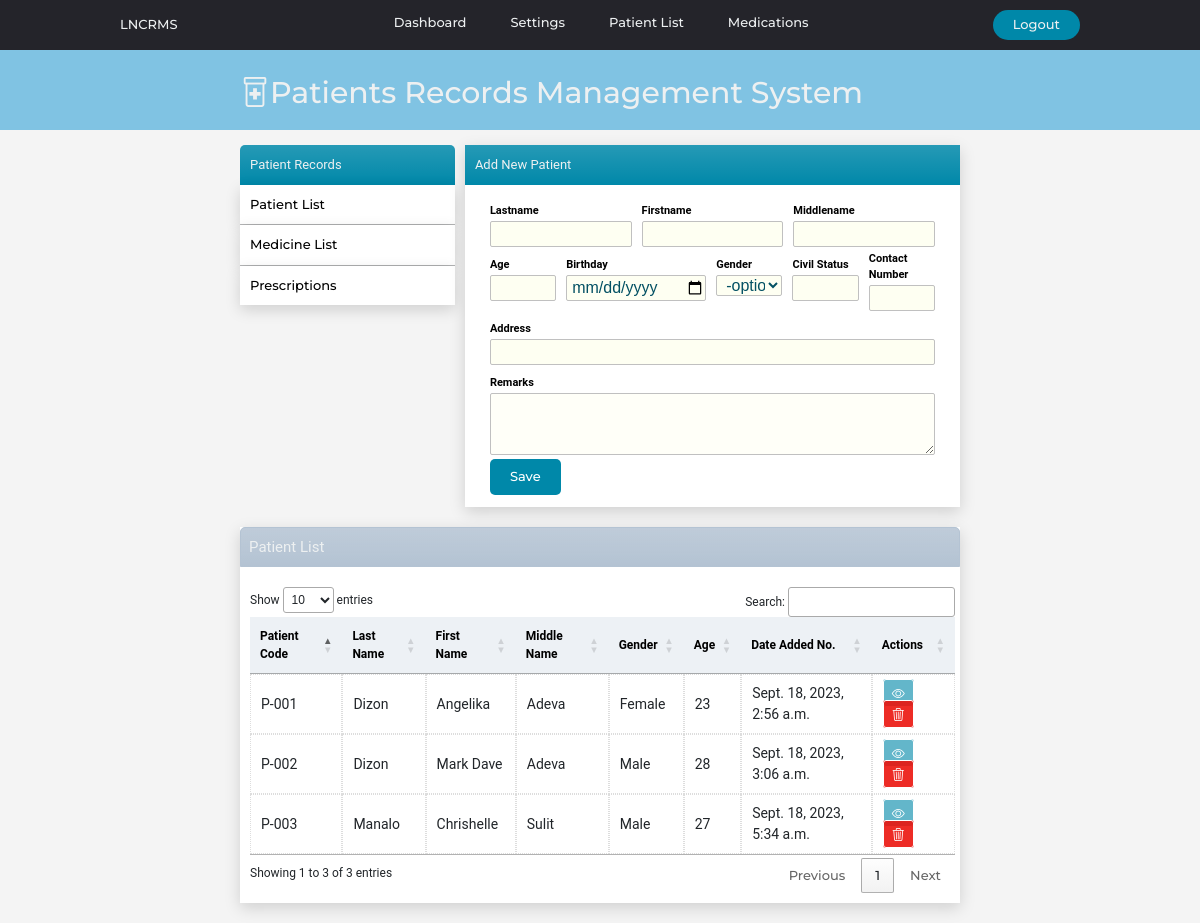
/patientlist/, run on an earlier commit of the app's database.
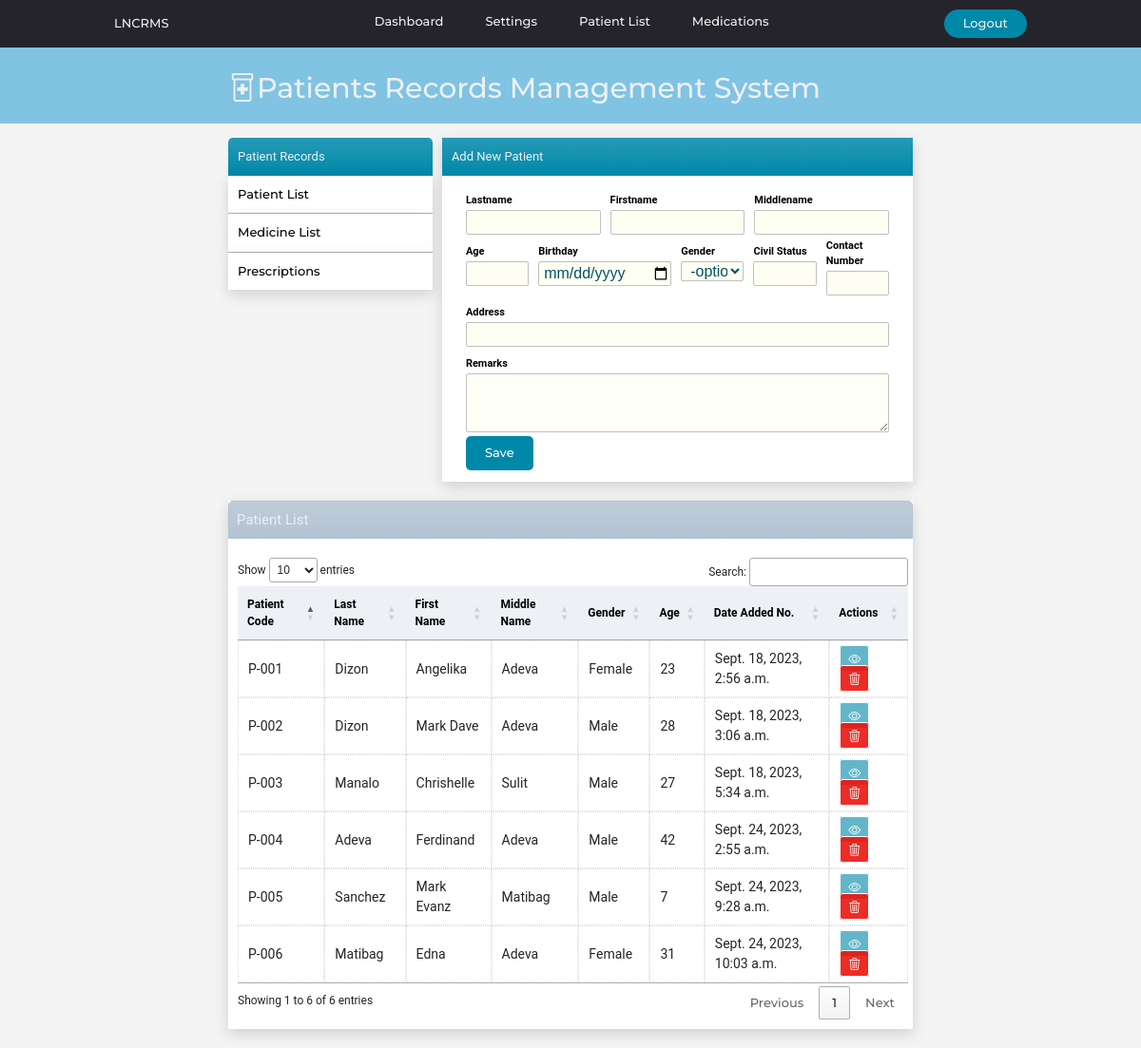
And on a later commit of the database.
### website/models.py (models this page shows, shortened)
class Patient(models.Model):
    created_at = models.DateTimeField(auto_now_add=True)
    patient_code=models.CharField(max_length=50)
    first_name = models.CharField(max_length=50)
    middle_name = models.CharField(max_length=50)
    last_name = models.CharField(max_length=50)
    age = models.CharField(max_length=50)
    bday = models.CharField(max_length=50,default='')
    civil_status = models.CharField(max_length=50,default='')
    gender = models.CharField(max_length=50)
    address = models.CharField(max_length=100)
    contact_number = models.CharField(max_length=50)

### website/views.py (the view, shortened to what this page needs)
# urls.py: path('patientlist/',views.patientlist, name='patientlist'),
def patientlist(request):
    patientsdata = {'patientsdata': Patient.objects.all()}
    return render(request, 'patientlist.html',patientsdata)

### website/templates/patientlist.html
{% extends 'index.html' %}
{% block content%}
    <div class="container1">
      {% include "sidemenu.html" %}
      <div class="reg-area">
        {% include 'newpatient.html' %}
      </div>
    </div>
    <div class="container2">
      <div class="table-title bg-gradient">Patient List</div>
      <div class="table-box">
        {% include 'patientstable.html' %}
      </div>
</div>
{%endblock%}

### website/templates/patientstable.html
    <table id="patienttable" class="patient-tables">
      <thead >
        <th>Patient Code</th>
        <th>Last Name</th>
        <th>First Name</th>
        <th>Middle Name</th>
        <th>Gender</th>
        <th>Age</th>
        <th>Date Added No.</th>
        <th>Actions</th>
      </thead>
      <tbody>
        {% for x in patientsdata %}
        <tr>
          <td>{{x.patient_code}}</td>
          <td>{{x.last_name}}</td>
          <td>{{x.first_name}}</td>
          <td>{{x.middle_name}}</td>
          <td>{{x.gender}}</td>
          <td>{{x.age}}</td>
          <td>{{x.created_at}}</td>
          <td>
            <a href="{% url 'patientinfo' x.id %}" id="link-view"><i class="bi bi-eye"></i></a>
            <a href="#" id="link-delete"><i class="bi bi-trash3"></i></a>
          </td>
        </tr>
        {% endfor %}
      </tbody>
    </table>

What changed in the data, as far as the page shows it:
added Patient: patient_code "P-004", last_name "Adeva", first_name "Ferdinand", middle_name "Adeva", gender "Male", age "42", created_at "Sept. 24, 2023, 2:55 a.m."
added Patient: patient_code "P-005", last_name "Sanchez", first_name "Mark Evanz", middle_name "Matibag", gender "Male", age "7", created_at "Sept. 24, 2023, 9:28 a.m."
added Patient: patient_code "P-006", last_name "Matibag", first_name "Edna", middle_name "Adeva", gender "Female", age "31", created_at "Sept. 24, 2023, 10:03 a.m."
Also different on the page:
text written by a page script: "Show entries Search: Showing 1 to 3 of 3 entries Previous 1 Next" → "Show entries Search: Showing 1 to 6 of 6 entries Previous 1 Next"
